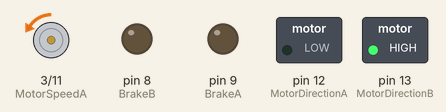
This sketch was run on a simulated Arduino Uno, built with avr-gcc and run on an emulated ATmega328P. On the bench: motor-driver pin pairs drawn as motors (green arrow = first pin HIGH = forward, orange = second pin HIGH = backward, longer = more drive), switched loads named in the sketch (green lamp = pin HIGH), output pins drawn as LEDs (lit = HIGH).

Above: at 0.15 s.
At 11.29 s:
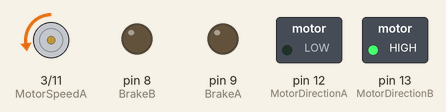
At 20.02 s:
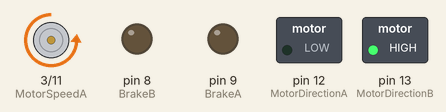
At 39.6 s:
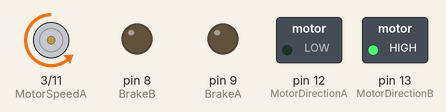
Timing chart, 0 to 40.0 s (numbered marks = the images above):
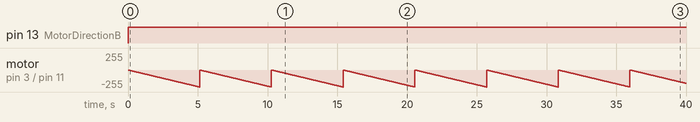

Measured:
- by itself, pin 13 (MotorDirectionB): LOW → HIGH at 0.00 s
- by itself, motor on pin 3 (MotorSpeedA) / pin 11 (MotorSpeedB): ramps from stopped to backward 255/255 and jumps back, once every 5.1 s

The sketch:

pwm_17112016.ino
```cpp
int MotorDirectionA=12;
int BrakeA=9;
int MotorSpeedA=3;
int MotorDirectionB=13;
int BrakeB=8;
int MotorSpeedB=11;

int i=0;
int j=0;
int prevmillisA=0;
int prevmillisB=0;
int currentmillisA=0;
int currentmillisB=0;
int tx_raffraichissement = 20;
void setup()
{
  // put your setup code here, to run once:
pinMode(MotorDirectionA,OUTPUT);
pinMode(BrakeA,OUTPUT);
pinMode(MotorSpeedA,OUTPUT);
pinMode(MotorDirectionB,OUTPUT);
pinMode(BrakeB,OUTPUT);
pinMode(MotorSpeedB,OUTPUT);

}

void loop()
{
  // put your main code here, to run repeatedly:
  MoteurB(50,1);
}


void MoteurB( int maxi,int sens)
{
  digitalWrite(MotorDirectionB,sens);
    //pente : pourcentage par seconde
  int currentmillisB=millis();
  if(currentmillisB-prevmillisB>= tx_raffraichissement)
  {
    prevmillisB=currentmillisB;
    i++;
    analogWrite(MotorSpeedB,i);
    delay(int(tx_raffraichissement));
  }
}

void MoteurA(int maxi,int sens)
{
   digitalWrite(MotorDirectionA,sens);
  int currentmillisA=millis();
  if(currentmillisA-prevmillisA>= tx_raffraichissement)
  {
    j++;
    prevmillisA=currentmillisA;
    analogWrite(MotorSpeedA,j);
    delay(int(tx_raffraichissement));
  }
}
```
